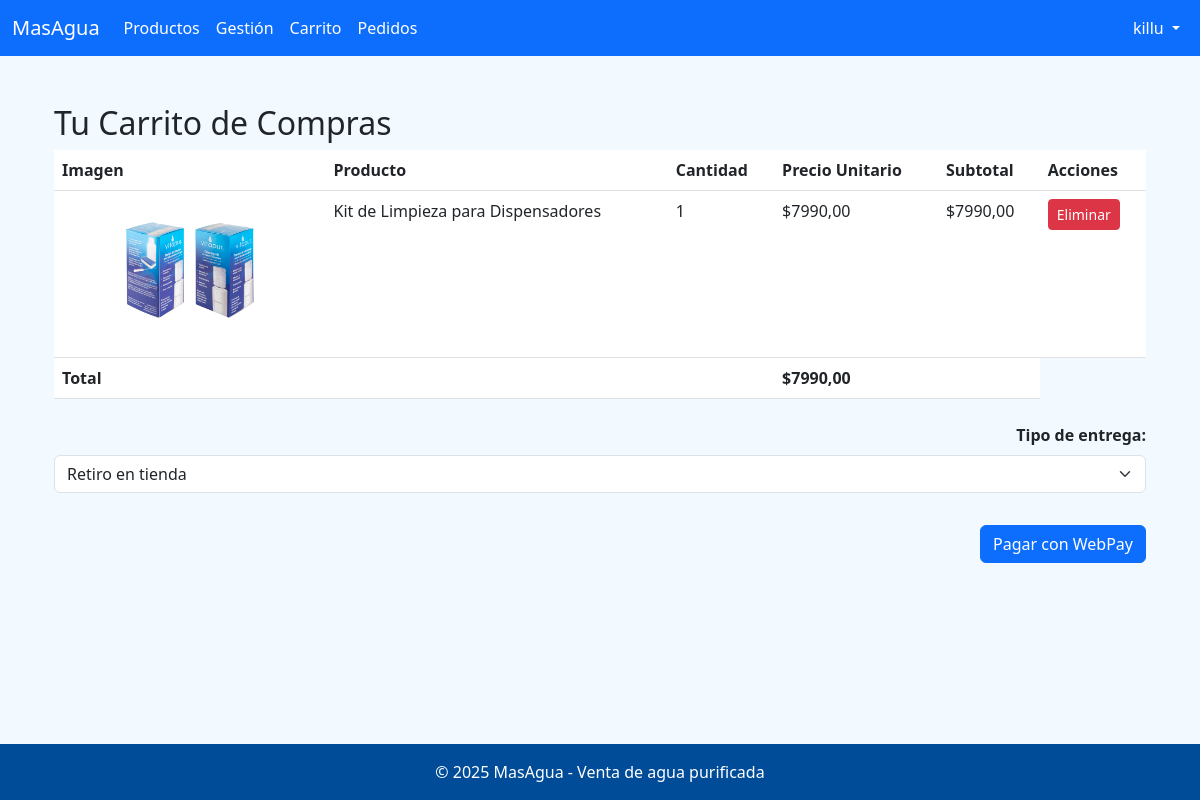
Screenshot of /carrito/ (signed in) with the database file from the repository.
### core/models.py (models this page shows, shortened)
class ItemCarrito(models.Model):
    carrito = models.ForeignKey(Carrito, related_name='items', on_delete=models.CASCADE)
    producto = models.ForeignKey('Producto', on_delete=models.CASCADE)
    cantidad = models.PositiveIntegerField(default=1)
    def subtotal(self):
        return self.producto.precio * self.cantidad

class Producto(models.Model):
    TIPO_PRODUCTO_CHOICES = [
        ('BIDON', 'Bidón de Agua'),
        ('DISPENSADOR', 'Dispensador'),
        ('ACCESORIO', 'Accesorio'),
    ]
    nombre = models.CharField(max_length=100)
    precio = models.DecimalField(max_digits=10, decimal_places=2)
    descripcion = models.TextField(blank=True, null=True)
    stock = models.PositiveIntegerField(default=0)
    tipo_producto = models.CharField(max_length=20, choices=TIPO_PRODUCTO_CHOICES)
    imagen = models.ImageField(upload_to='productos/', blank=True, null=True)
    fecha_creacion = models.DateTimeField(auto_now_add=True)
    activo = models.BooleanField(default=True)
    class Meta:
        verbose_name = 'Producto'
        verbose_name_plural = 'Productos'
        ordering = ['-fecha_creacion']

class Carrito(models.Model):
    usuario = models.ForeignKey(settings.AUTH_USER_MODEL, on_delete=models.CASCADE)
    confirmado = models.BooleanField(default=False)
    orden_relacionada = models.ForeignKey(Orden, null=True, blank=True, on_delete=models.SET_NULL)  # Relación con la orden
    def total(self):
        return sum(item.subtotal() for item in self.items.all())

### core/views.py (the view)
# urls.py: path('carrito/', views.ver_carrito, name='ver_carrito'),
@login_required
def ver_carrito(request):
    carrito = Carrito.objects.filter(usuario=request.user, confirmado=False).first()
    items = carrito.items.all() if carrito else []
    total = sum(item.producto.precio * item.cantidad for item in items)
    return render(request, 'carrito/ver_carrito.html', {
        'carrito': carrito,
        'items': items,
        'total': total
    })

### core/templates/carrito/ver_carrito.html (shortened to what this page needs)
{% extends 'core/base.html' %}
{% block content %}
<div class="container mt-4">
    <h2>Tu Carrito de Compras</h2>
    {% if carrito.items.all %}
    <table class="table">
        <thead>
            <tr>
                <th>Imagen</th>
                <th>Producto</th>
                <th>Cantidad</th>
                <th>Precio Unitario</th>
                <th>Subtotal</th>
                <th>Acciones</th>
            </tr>
        </thead>
        <tbody>
            {% for item in carrito.items.all %}
            <tr>
                <td>
                    {% if item.producto.imagen %}
                        <img src="{{ item.producto.imagen.url }}" class="card-img-top p-3" alt="{{ producto.nombre }}"
                             style="height: 150px; object-fit: contain;">
                    {% endif %}
                </td>
                <td>{{ item.producto.nombre }}</td>
                <td>{{ item.cantidad }}</td>
                <td>${{ item.producto.precio }}</td>
                <td>${{ item.subtotal }}</td>
                <td>
                    <a href="{% url 'eliminar_del_carrito' item.id %}" class="btn btn-danger btn-sm">Eliminar</a>
                </td>
            </tr>
            {% endfor %}
        </tbody>
        <tfoot>
            <tr>
                <th colspan="3">Total</th>
                <th>${{ carrito.total }}</th>
                <th></th>
            </tr>
        </tfoot>
    </table>
    <div class="text-end mt-4">
        <form action="{% url 'webpay_plus_create' %}" method="post">
            <div class="mb-3">
                <label for="tipo_entrega" class="form-label"><strong>Tipo de entrega:</strong></label>
                <select class="form-select" id="tipo_entrega" name="tipo_entrega" onchange="toggleDireccion()" required>
                    <option value="retiro">Retiro en tienda</option>
                </select>
            </div>
            <button type="submit" class="btn btn-primary mt-3">
                 Pagar con WebPay
            </button>
        </form>
    </div>
    {% else %}
    <div class="alert alert-info">
        Tu carrito está vacío
    </div>
    {% endif %}
</div>
{% endblock %}

### core/templates/core/base.html (shortened to what this page needs)
<!DOCTYPE html>
<html lang="es">
<head>
    <link href="https://cdn.jsdelivr.net/npm/bootstrap@5.3.0/dist/css/bootstrap.min.css" rel="stylesheet">
</head>
<body>
    <nav class="navbar navbar-expand-lg navbar-dark bg-primary">
        <div class="container-fluid">
            <a class="navbar-brand" href="{% url 'index' %}">MasAgua</a>
            <div class="collapse navbar-collapse" id="navbarNav">
                {% if user.is_authenticated %}
                <ul class="navbar-nav me-auto">
                    <li class="nav-item">
                        <a class="nav-link" href="{% url 'catalogo' %}">Productos</a>
                    </li>
                    {% if user.profile.role == 'administrador' %}
                    <li class="nav-item">
                        <a class="nav-link" href="{% url 'lista_productos' %}">Gestión</a>
                    </li>
                    <li class="nav-item">
                        <a class="nav-link" href="{% url 'ver_carrito' %}">
                            Carrito
                        </a>
                    </li>
                    <li class="nav-item">
                        <a class="nav-link" href="{% url 'listar_ordenes' %}">Pedidos</a>
                    </li>
                    {% endif %}
                </ul>
                <ul class="navbar-nav ms-auto">
                    <li class="nav-item dropdown">
                        <a class="nav-link dropdown-toggle" href="#" role="button" data-bs-toggle="dropdown">
                             {{ user.username }}
                        </a>
                    </li>
                </ul>
                {% else %}
                <ul class="navbar-nav ms-auto">
                    <li class="nav-item">
                        <a class="nav-link" href="{% url 'login' %}">Iniciar sesión</a>
                    </li>
                </ul>
                {% endif %}
            </div>
        </div>
    </nav>
    <main class="container mt-4">
        {% block content %}{% endblock %}
    </main>
    <footer class="text-center">
        &copy; 2025 MasAgua - Venta de agua purificada
    </footer>
</body>
</html>

### core/templates/core/base.html (style rules this page uses)
body { background-color: #f2f9ff; min-height: 100vh; display: flex; flex-direction: column; }
main { flex: 1; }
header, footer, .navbar { background-color: #0077cc; }
.navbar-brand, .nav-link, .navbar-text { color: white !important; }
footer { background-color: #004c99; color: white; padding: 1rem; margin-top: auto; }

### rows the page displays
ItemCarrito: producto.imagen (picture), producto.nombre "Kit de Limpieza para Dispensadores", cantidad "1", producto.precio "7990,00", subtotal "7990,00"
Carrito: total "7990,00"

### other values shown
{{ user.username }} "killu"
